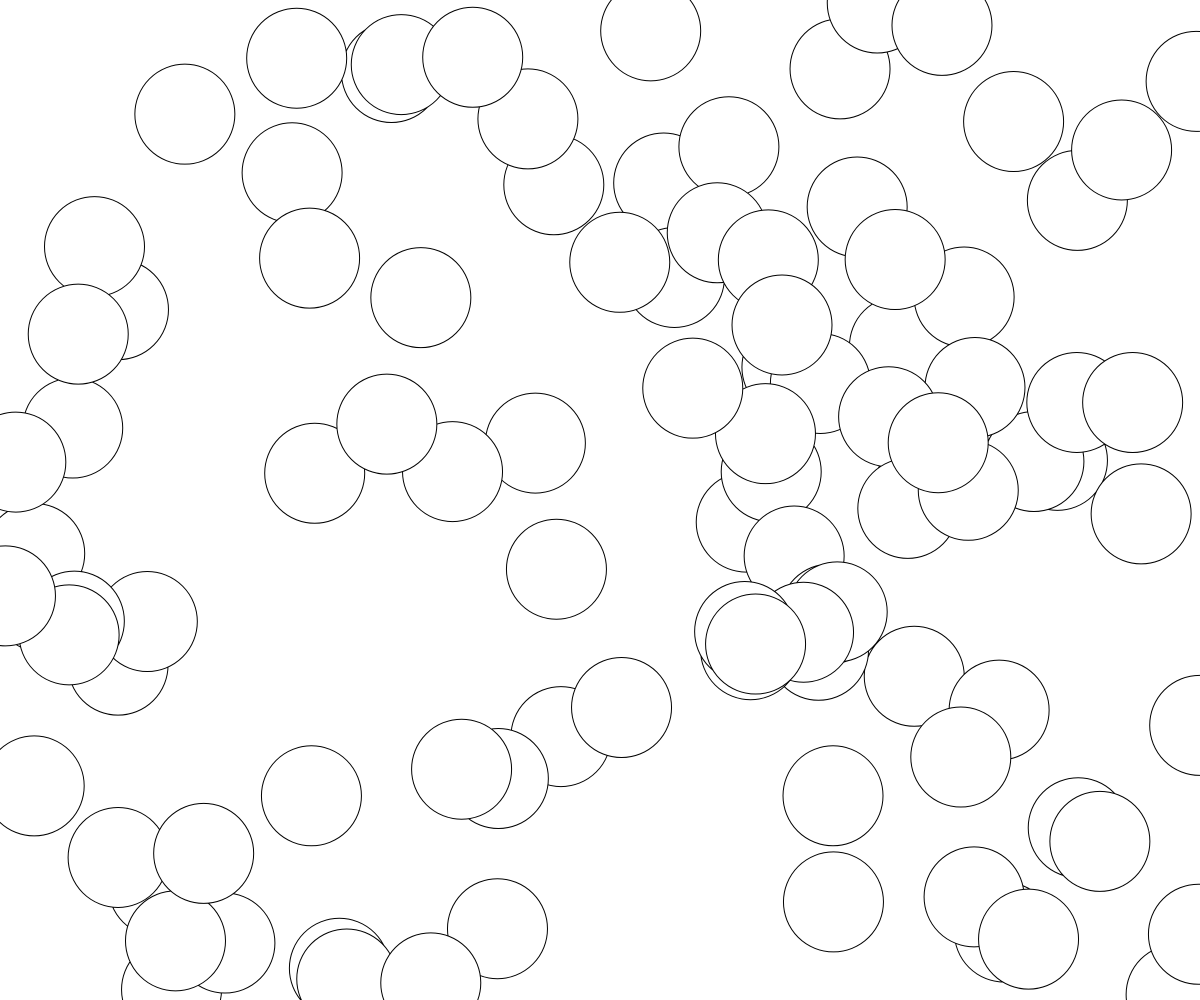
Frame 1 (no input)
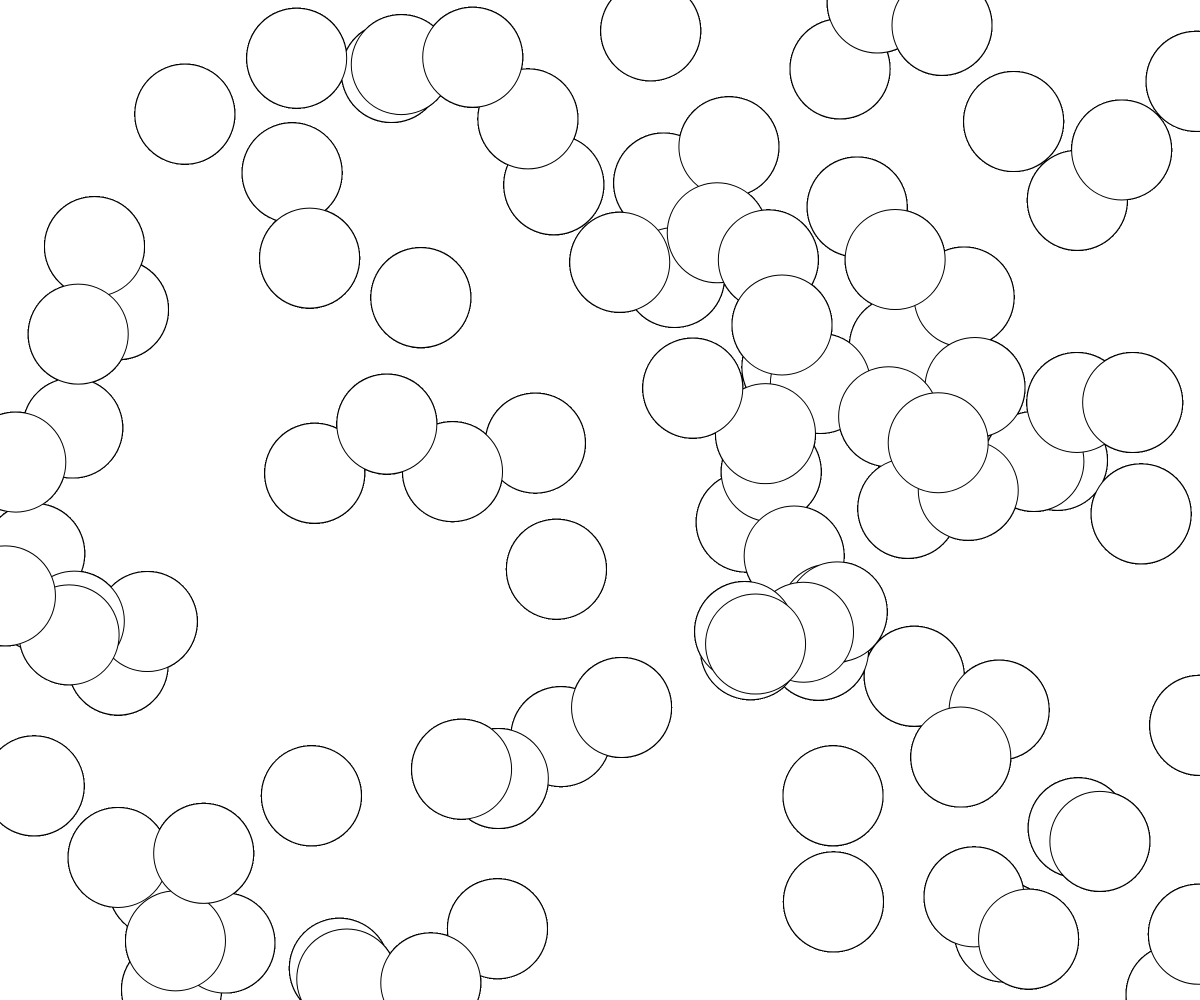
Frame 60 (no input)
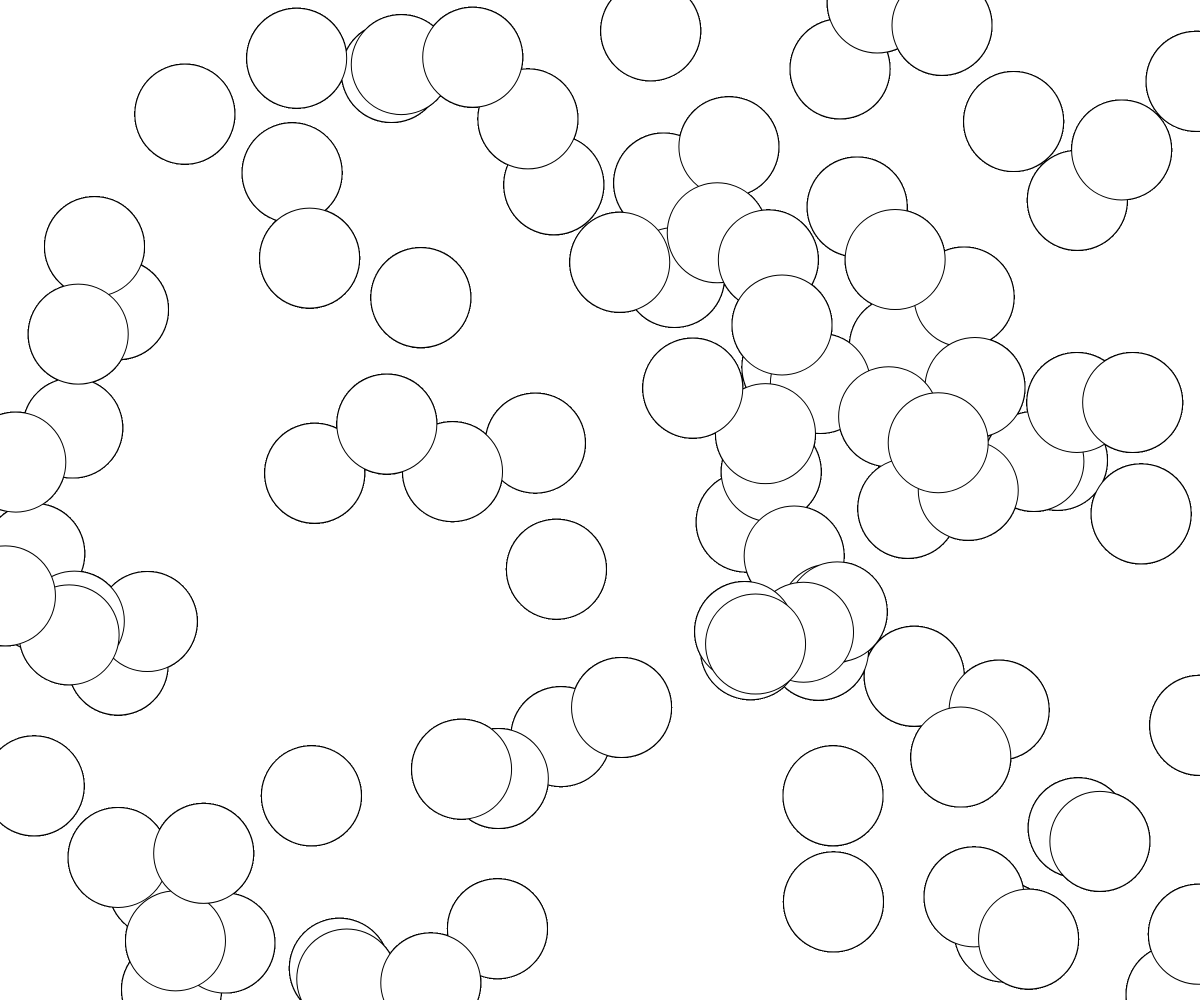
Frame 120 (the mouse pressed at the canvas centre since frame 60)

The p5.js sketch that drew these frames (run headless with seeded random() and noise() and a simulated clock; from frame 60 on, the mouse is pressed at the canvas centre):

// p5.js sketch
// ── sketch.js
let butterfly_list = [];

function random_color(){
  thecol = color(random(0,255),random(0,255),random(0,255));
  return thecol;
}

function reportsize(){
	resizeCanvas(windowWidth,windowHeight);
}

window.addEventListener('resize', reportsize);


function init(){
  ww = windowWidth;
  wh = windowHeight;
  canvas = createCanvas(ww,wh);
  canvas.style('z-index','-1');
  canvas.position(0,0);
  for (let i=0; i<100; i++){
    butterfly_list.push(new Butterfly(random(0,ww),random(0,wh)))
  }
}

function setup(){
  pixelDensity(2);
  init();
}

function draw(){
  for (let i=0; i<butterfly_list.length; i++){
    butterfly_list[i].show();
  }
  // circle(mouseX,mouseY,100);
}

// ── butterfly.js
function Butterfly(xpos,ypos){
  this.pos = createVector(xpos,ypos);
}

Butterfly.prototype.show = function(){
  circle(this.pos.x,this.pos.y,100);
}
